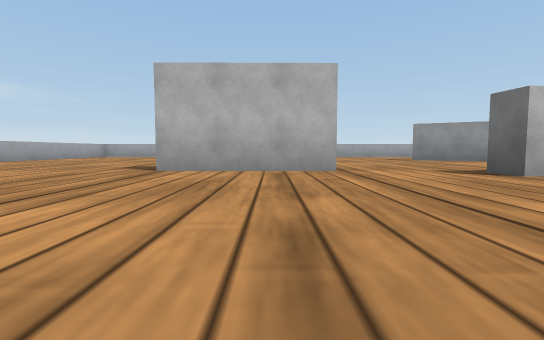
View 1 (above)

14 first-person views from a walk through a world built for the Webots simulator. The camera is 0.06 m above the floor, tilts 4° down and sees 85° across. The floor is counted in squares, 0.2 m on a side. Each view is taken from the middle of a square. On the plan, view 1 faces up. The plan holds only what a view shows up to about 9 squares ahead; the rest is blank. Robots are left out. Webots' stock objects and surfaces are drawn as simple stand-ins.

View 2
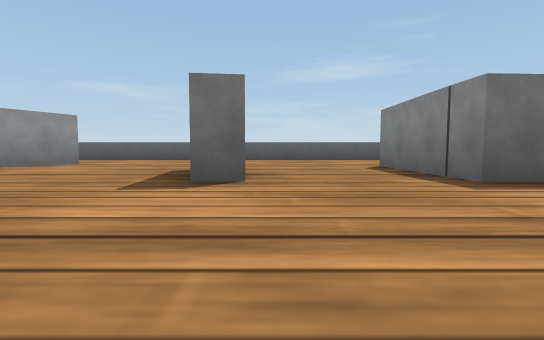

View 3
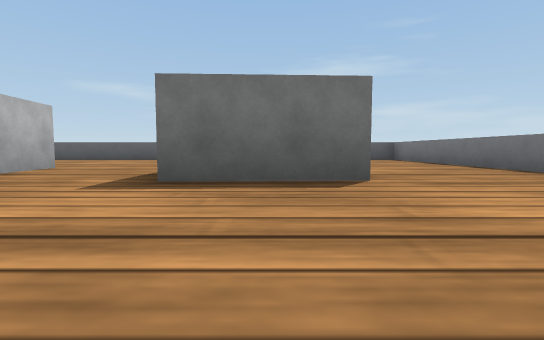

View 4
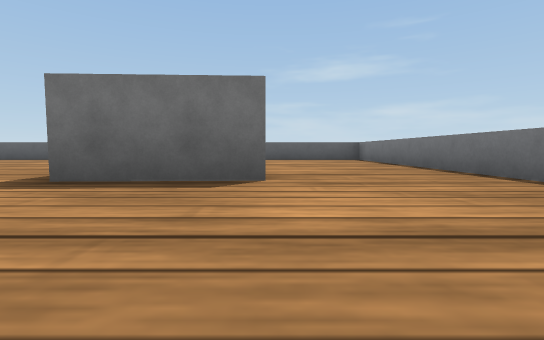

View 5
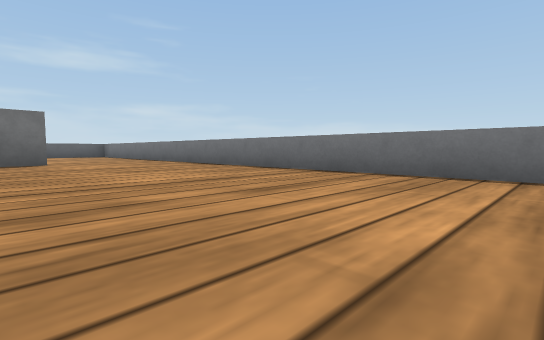

View 6
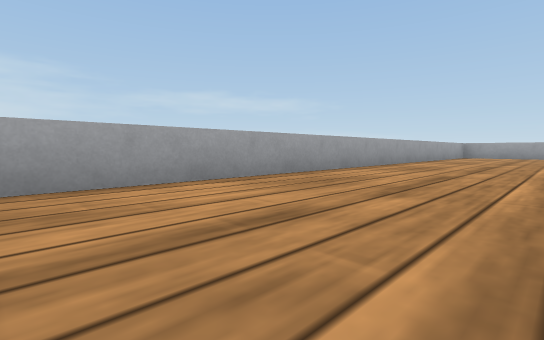

View 7
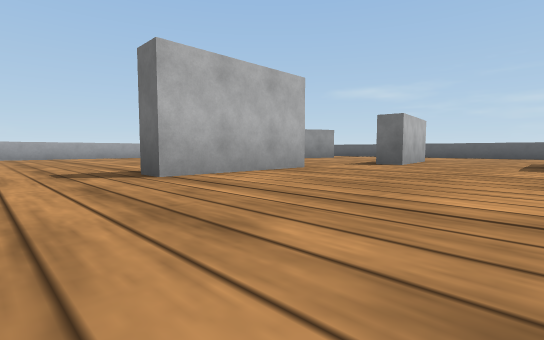

View 8
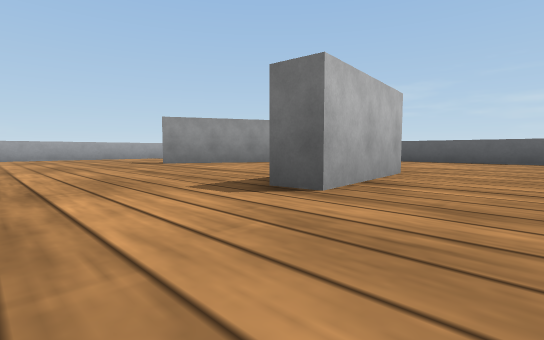

View 9
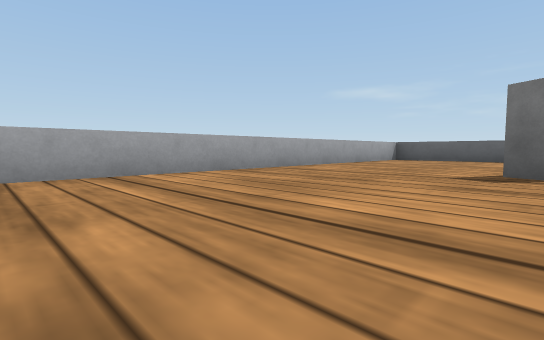

View 10
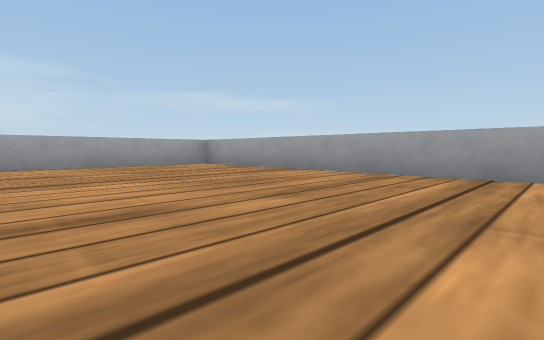

View 11
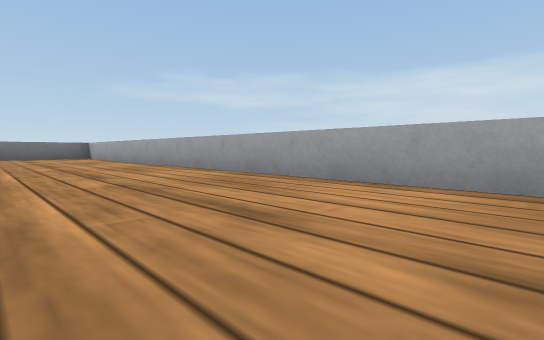

View 12
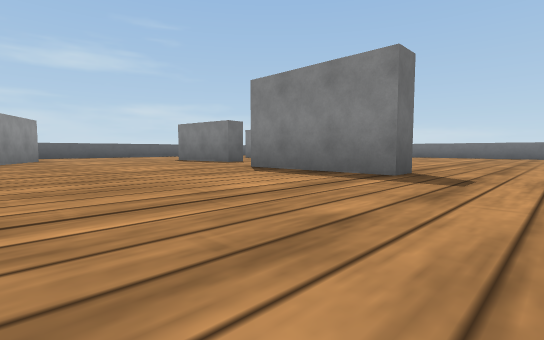

View 13
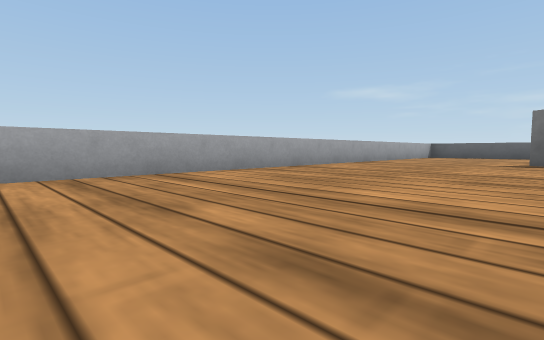

View 14
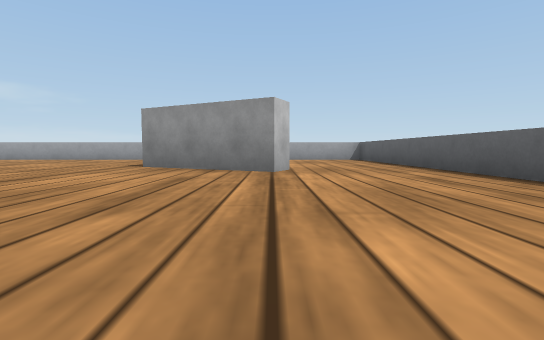

### Floor plan
Points are (right, up) in squares from view 1. A wall is a line through its corners. A room is listed if a view was taken in it or the views show most of it. See-through windows are left out.
Room 1 (views 1, 2, 3, 4, 5, 6, 7, 8, 9, 10, 11, 12, 13, 14)
walls: (0.9, 4.1) (-1.6, 4.1) (-1.6, 4.6) (0.9, 4.6); (4.9, 3.5) (2.6, 3.2) (2.6, 3.7) (4.7, 4); (2.8, -1) (2.7, 1.1) (5.4, 1.1); (6.3, 7.5) (6, 6.9) (3.8, 8) (4.1, 8.6); (-6.4, -3.5) (8.5, -3.5) (8.5, 11.5) (-6.5, 11.5) (-6.5, -3.2)

Positions as (right, up) in squares from view 1, and headings:
1: (0, 0), facing up
2: (0, 3), facing right
3: (0, 0), facing right
4: (0, -1), facing right
5: (-4, 0), facing down-right
6: (-4, 0), facing up-left
7: (-3, 1), facing up-right
8: (1, 2), facing up-right
9: (0, 8), facing up-right
10: (-1, 8), facing up-left
11: (-4, 7), facing down-left
12: (-3, 8), facing down-right
13: (-3, 8), facing up-right
14: (6, 3), facing up
